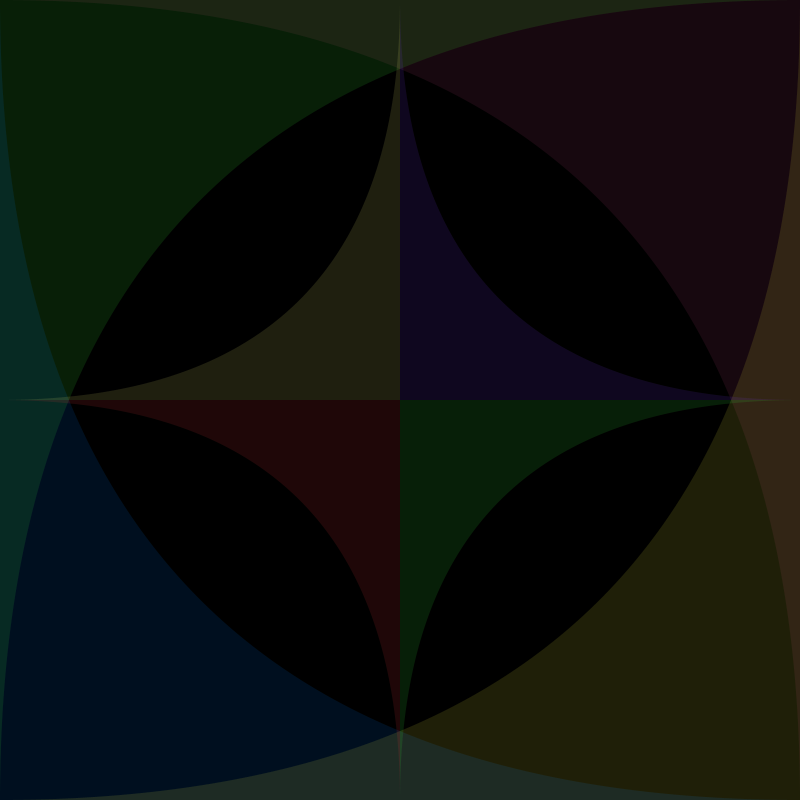
Frame 1 (no input)
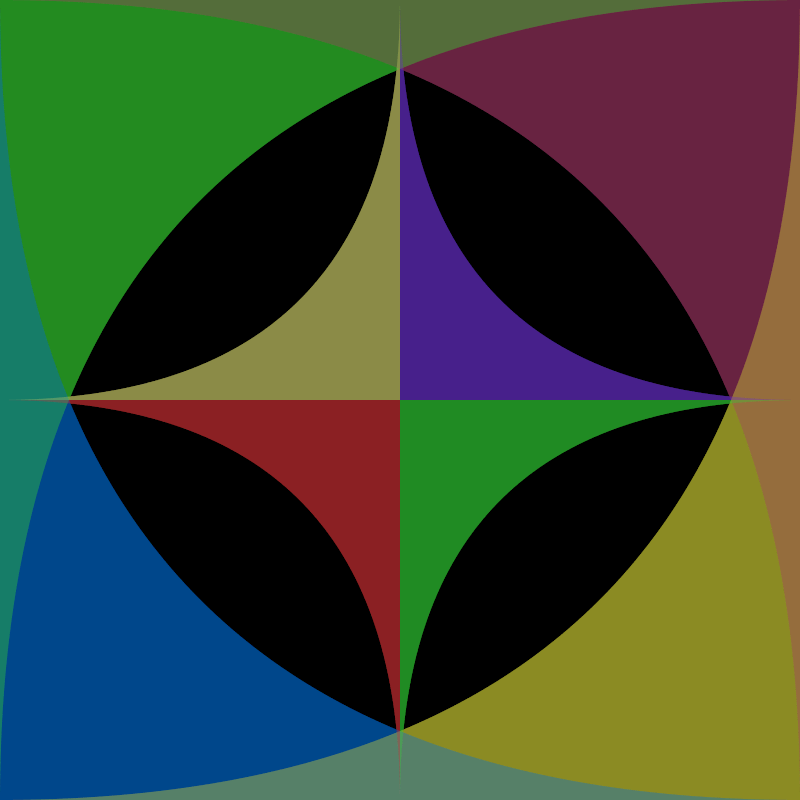
Frame 60 (the mouse pressed at the canvas centre just before this capture)
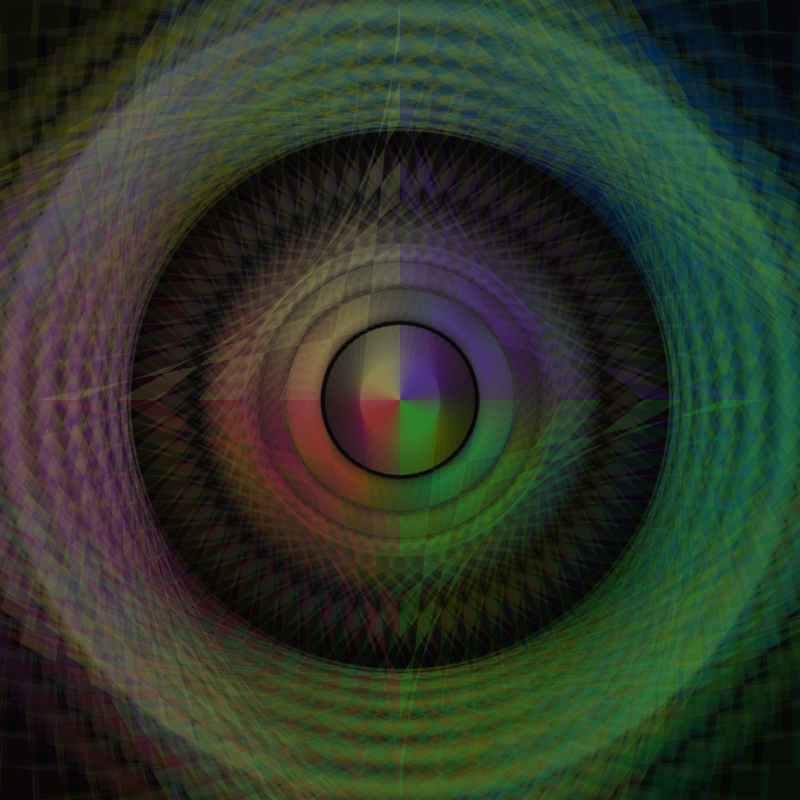
Frame 120 (the mouse held since frame 60 and released just before this capture)

The Processing sketch that drew these frames (run headless with seeded random() and noise(); from frame 60 on, the mouse is pressed at the canvas centre):

// Processing sketch: processing_76364
// ── processing_76364.pde

//David Kim
//Creative Programming
//Assignment 3 (MOD of 2)
//10-15-12

//corner variables
int xChange = 1;
int yChange = 1;
int opacity = 20; //opacity of shapes
int centerRotation = 0; //rotation speed of center shapes
int outerRotation = 0; //rotation speed of outer shapes

void setup() {
  size(800, 800);
  background (0, 0, 0);
  smooth();
}

void draw() {
  noStroke();
  smooth();

  fill(0, 0, 0, 20); //black
  rect(0, 0, width, height); //covers previous iteration
  int xChange = 1+mouseX/5;
  int yChange = xChange;

  if (mousePressed == true) { //starts rotation
    centerRotation = 2+(mouseY/100);
    outerRotation = 1+(mouseY/100);
  }
    else {
      centerRotation = 0; //stops rotation
      outerRotation = 0;
  }


//OUTER SHAPE CLOCKWISE 
  pushMatrix();
    translate(width/2, height/2);
    rotate(radians(frameCount)*outerRotation);

    //top right corner shape 
    fill(100, 0, 200, opacity); //purple
    beginShape();
    for(int i=0; i<(width/xChange+1); i+=1) {
      vertex(width/2-(i*xChange), -height/2);
      vertex((width/2-(xChange/2))-(i*xChange), -height/2);
      vertex(width/2, height/2-(i*yChange));
      vertex(width/2, (height/2-(yChange/2))-(i*yChange));
    }
    endShape();
    //top left corner shape 
    fill(0, 200, 100, opacity); //green
    beginShape();
    for (int i=0; i<(width/xChange+1); i+=1) {
      vertex(-width/2+(i*xChange), -height/2);
      vertex((-width/2+(xChange/2))+(i*xChange), -height/2);
      vertex(-width/2, height/2-(i*yChange));
      vertex(-width/2, (height/2-(yChange/2))-(i*yChange));
    }
    endShape();
    //bottom left corner shape 
    fill(0, 100, 200, opacity); //blue
    beginShape();
    for (int i=0; i<(width/xChange+1); i+=1) {
      vertex(-width/2+(i*xChange), height/2);
      vertex((-width/2+(xChange/2))+(i*xChange), height/2);
      vertex(-width/2, -height/2+(i*yChange));
      vertex(-width/2, (-height/2+(yChange/2))+(i*yChange));
    }
    endShape();
    //bottom right corner shape
    fill(200, 200, 0, opacity); //yellow
    beginShape();
    for(int i=0; i<(width/xChange+1); i+=1) {
      vertex(width/2-(i*xChange), height/2);
      vertex((width/2-(xChange/2))-(i*xChange), height/2);
      vertex(width/2, -height/2+(i*yChange));
      vertex(width/2, (-height/2+(yChange/2))+(i*yChange));
    }
    endShape();
  popMatrix();
  
  //OUTER SHAPE COUTER CLOCKWISE
  pushMatrix();
    translate(width/2, height/2);
    rotate(-radians(frameCount)*outerRotation);

    //top right corner shape 
    fill(200, 100, 0, opacity); //red
    beginShape();
    for(int i=0; i<(width/xChange+1); i+=1) {
      vertex(width/2-(i*xChange), -height/2);
      vertex((width/2-(xChange/2))-(i*xChange), -height/2);
      vertex(width/2, height/2-(i*yChange));
      vertex(width/2, (height/2-(yChange/2))-(i*yChange));
    }
    endShape();
    //top left corner shape 
    fill(100, 200, 0, opacity); //green
    beginShape();
    for (int i=0; i<(width/xChange+1); i+=1) {
      vertex(-width/2+(i*xChange), -height/2);
      vertex((-width/2+(xChange/2))+(i*xChange), -height/2);
      vertex(-width/2, height/2-(i*yChange));
      vertex(-width/2, (height/2-(yChange/2))-(i*yChange));
    }
    endShape();
    //bottom left corner shape 
    fill(0, 100, 200, opacity); //blue
    beginShape();
    for (int i=0; i<(width/xChange+1); i+=1) {
      vertex(-width/2+(i*xChange), height/2);
      vertex((-width/2+(xChange/2))+(i*xChange), height/2);
      vertex(-width/2, -height/2+(i*yChange));
      vertex(-width/2, (-height/2+(yChange/2))+(i*yChange));
    }
    endShape();
    //bottom right corner shape
    fill(200, 200, 100, opacity); //yellow
    beginShape();
    for(int i=0; i<(width/xChange+1); i+=1) {
      vertex(width/2-(i*xChange), height/2);
      vertex((width/2-(xChange/2))-(i*xChange), height/2);
      vertex(width/2, -height/2+(i*yChange));
      vertex(width/2, (-height/2+(yChange/2))+(i*yChange));
    }
    endShape();
  popMatrix();

  //CENTER SHAPE CLOCKWISE
  pushMatrix();
    translate(width/2, height/2);
    rotate(radians(frameCount)*centerRotation); 
    //bottom left center shape 
    fill(200, 100, 0, opacity); //red
    beginShape();
    for(int i=0; i<(width/(2*xChange)+1); i+=1) {
      vertex(0-(i*xChange), 0);
      vertex((0-(xChange/2))-(i*xChange), 0);
      vertex(0, height/2-(i*yChange));
      vertex(0, (height/2-(yChange/2))-(i*yChange));
    }
    endShape(); 
    //bottom right center shape 
    fill(100, 200, 0, opacity); //green
    beginShape();
    for (int i=0; i<(width/(2*xChange)+1); i+=1) {
      vertex(0+(i*xChange), 0);
      vertex((0+(xChange/2))+(i*xChange), 0);
      vertex(0, height/2-(i*yChange));
      vertex(0, (height/2-(yChange/2))-(i*yChange));
    }
    endShape(); 
    //top right center shape 
    fill(100, 100, 200, opacity); //blue
    beginShape();
    for (int i=0; i<(width/(2*xChange)+1); i+=1) {
      vertex(0+(i*xChange), 0);
      vertex((0+(xChange/2))+(i*xChange), 0);
      vertex(0, -height/2+(i*yChange));
      vertex(0, (-height/2+(yChange/2))+(i*yChange));
  }
    endShape();
    //top left center shape
    fill(200, 200, 100, opacity); //yellow
    beginShape();
    for(int i=0; i<(width/(2*xChange)+1); i+=1) {
      vertex(0-(i*xChange), 0);
      vertex((0-(xChange/2))-(i*xChange), 0);
      vertex(0, -height/2+(i*yChange));
      vertex(0, (-height/2+(yChange/2))+(i*yChange));
    }
    endShape();
  popMatrix();
  
  //CENTER SHAPE COUTERCLOCKWISE
  pushMatrix();
    translate(width/2, height/2);
    rotate(-radians(frameCount)*centerRotation); 
    //bottom left center shape 
    fill(200, 0, 100, opacity); //red
    beginShape();
    for(int i=0; i<(width/(2*xChange)+1); i+=1) {
      vertex(0-(i*xChange), 0);
      vertex((0-(xChange/2))-(i*xChange), 0);
      vertex(0, height/2-(i*yChange));
      vertex(0, (height/2-(yChange/2))-(i*yChange));
    }
    endShape(); 
    //bottom right center shape 
    fill(0, 200, 100, opacity); //green
    beginShape();
    for (int i=0; i<(width/(2*xChange)+1); i+=1) {
      vertex(0+(i*xChange), 0);
      vertex((0+(xChange/2))+(i*xChange), 0);
      vertex(0, height/2-(i*yChange));
      vertex(0, (height/2-(yChange/2))-(i*yChange));
    }
    endShape(); 
    //top right center shape 
    fill(100, 0, 200, opacity); //blue
    beginShape();
    for (int i=0; i<(width/(2*xChange)+1); i+=1) {
      vertex(0+(i*xChange), 0);
      vertex((0+(xChange/2))+(i*xChange), 0);
      vertex(0, -height/2+(i*yChange));
      vertex(0, (-height/2+(yChange/2))+(i*yChange));
  }
    endShape();
    //top left center shape
    fill(200, 200, 100, opacity); //yellow
    beginShape();
    for(int i=0; i<(width/(2*xChange)+1); i+=1) {
      vertex(0-(i*xChange), 0);
      vertex((0-(xChange/2))-(i*xChange), 0);
      vertex(0, -height/2+(i*yChange));
      vertex(0, (-height/2+(yChange/2))+(i*yChange));
    }
    endShape();
  popMatrix();
}
